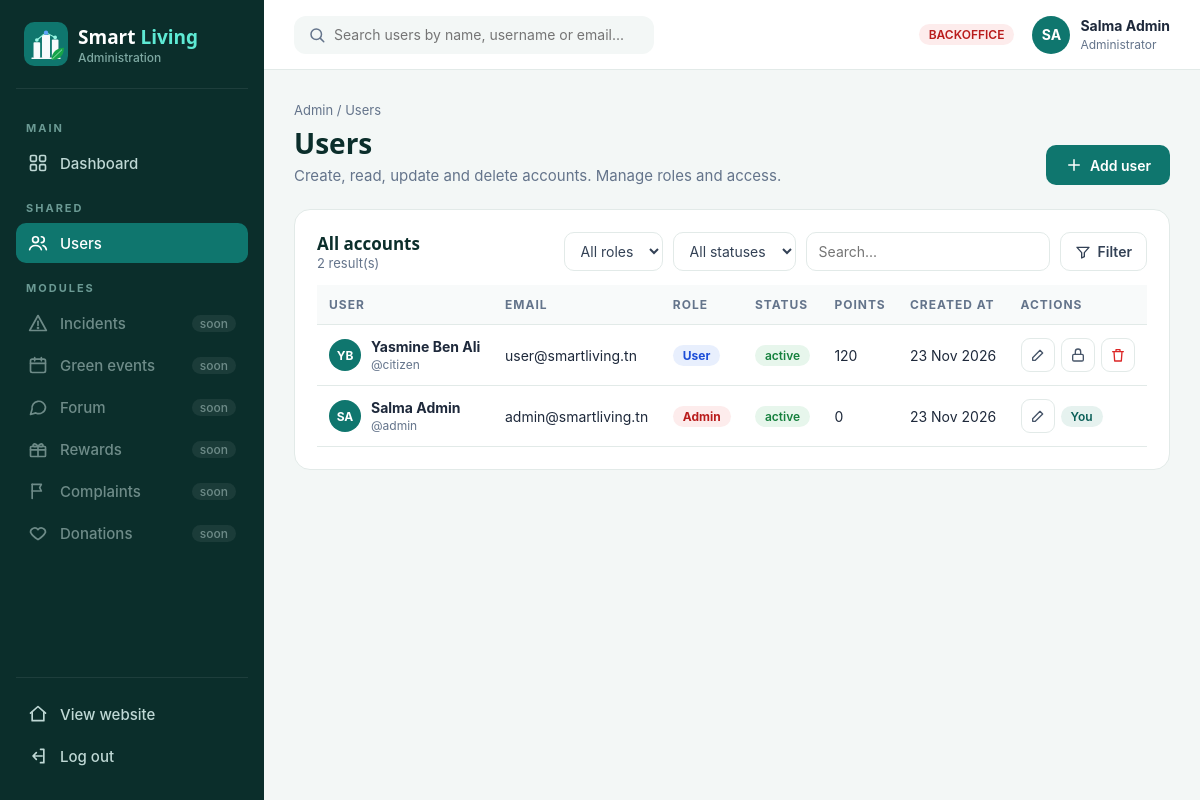
The page /index.php?action=admin_users (signed in) on the database its author committed.
### tables this page shows
CREATE TABLE IF NOT EXISTS users (
  id INT AUTO_INCREMENT PRIMARY KEY,
  username VARCHAR(50) NOT NULL UNIQUE,
  first_name VARCHAR(50) NOT NULL,
  last_name VARCHAR(50) NOT NULL,
  email VARCHAR(150) NOT NULL UNIQUE,
  password VARCHAR(255) NOT NULL,
  role ENUM('user', 'admin') NOT NULL DEFAULT 'user',
  status ENUM('active', 'blocked') NOT NULL DEFAULT 'active',
  points INT NOT NULL DEFAULT 0,
  created_at TIMESTAMP DEFAULT CURRENT_TIMESTAMP
);

### config/database.php (called while the page is built)
<?php
class Database
{
    private static $pdo = null;
    public static function getConnexion()
    {
        if (!isset(self::$pdo)) {
            try {
                self::$pdo = new PDO(
                    'mysql:host=localhost;dbname=smartliving;charset=utf8mb4',
                    'root',
                    '',
                    [
                        PDO::ATTR_ERRMODE            => PDO::ERRMODE_EXCEPTION,
                        PDO::ATTR_DEFAULT_FETCH_MODE => PDO::FETCH_ASSOC,
                        PDO::ATTR_EMULATE_PREPARES   => false,
                    ]
                );
            } catch (Exception $e) {
                die('Erreur: ' . $e->getMessage());
            }
        }
        return self::$pdo;
    }
}

### controllers/UserController.php (called while the page is built, shortened)
<?php
require_once __DIR__ . '/../config/database.php';
require_once __DIR__ . '/../models/UserModel.php';
require_once __DIR__ . '/AuthController.php';
class UserController
{
    private PDO $db;
    public function __construct(AuthController $auth)
    {
        $this->db   = Database::getConnexion();
    }
    public function search(string $keyword = '', string $role = '', string $status = ''): array
    {
        $sql    = 'SELECT * FROM users WHERE 1 = 1';
        $params = [];
        $sql .= ' ORDER BY id DESC';
        $stmt = $this->db->prepare($sql);
        $stmt->execute($params);
        return array_map(fn(array $row) => UserModel::fromArray($row), $stmt->fetchAll());
    }
}

### models/UserModel.php (called while the page is built, shortened)
<?php
class UserModel
{
    private int $id = 0;
    private string $username = '';
    private string $firstName = '';
    private string $lastName = '';
    private string $email = '';
    private string $role = 'user';
    private string $status = 'active';
    private int $points = 0;
    private string $createdAt = '';
    public function getId(): int
    {
        return $this->id;
    }
    public function getUsername(): string
    {
        return $this->username;
    }
    public function getFullName(): string
    {
        return trim($this->firstName . ' ' . $this->lastName);
    }
    public function getInitials(): string
    {
        $f = $this->firstName !== '' ? $this->firstName : $this->username;
        $l = $this->lastName;
        return strtoupper(mb_substr($f, 0, 1) . mb_substr($l, 0, 1));
    }
    public function getEmail(): string
    {
        return $this->email;
    }
    public function getRole(): string
    {
        return $this->role;
    }
    public function getStatus(): string
    {
        return $this->status;
    }
    public function getPoints(): int
    {
        return $this->points;
    }
    public function getCreatedAt(): string
    {
        return $this->createdAt;
    }
    public function setId(int $id): void
    {
        $this->id = $id;
    }
    public function setUsername(string $username): void
    {
        $this->username = $username;
    }
    public function setFirstName(string $firstName): void
    {
        $this->firstName = $firstName;
    }
    public function setLastName(string $lastName): void
    {
        $this->lastName = $lastName;
    }
    public function setEmail(string $email): void
    {
        $this->email = $email;
    }
    public function setRole(string $role): void
    {
        $this->role = $role;
    }
    public function setStatus(string $status): void
    {
        $this->status = $status;
    }
    public function setPoints(int $points): void
    {
        $this->points = $points;
    }
    public function setCreatedAt(string $createdAt): void
    {
        $this->createdAt = $createdAt;
    }
    public static function fromArray(array $row): self
    {
        $user = new self();
        $user->setId((int) ($row['id'] ?? 0));
        $user->setUsername((string) ($row['username'] ?? ''));
        $user->setFirstName((string) ($row['first_name'] ?? ''));
        $user->setLastName((string) ($row['last_name'] ?? ''));
        $user->setEmail((string) ($row['email'] ?? ''));
        $user->setPassword((string) ($row['password'] ?? ''));
        $user->setRole((string) ($row['role'] ?? 'user'));
        $user->setStatus((string) ($row['status'] ?? 'active'));
        $user->setPoints((int) ($row['points'] ?? 0));
        $user->setCreatedAt((string) ($row['created_at'] ?? ''));
        return $user;
    }
}

### controllers/AuthController.php (called while the page is built, shortened)
<?php
require_once __DIR__ . '/../config/database.php';
require_once __DIR__ . '/../models/UserModel.php';
class AuthController
{
    private PDO $db;
    public function __construct()
    {
        $this->db = Database::getConnexion();
    }
    public function findById(int $id): ?UserModel
    {
        $stmt = $this->db->prepare('SELECT * FROM users WHERE id = :id LIMIT 1');
        $stmt->execute(['id' => $id]);
        $row = $stmt->fetch();
        return $row ? UserModel::fromArray($row) : null;
    }
}

### views/admin_users.php (the view, shortened to what this page needs)
<?php
require_once __DIR__ . '/partials/helpers.php';
$me = (int) ($_SESSION['user_id'] ?? 0);
?>
<div class="ph">
    <div><p class="crumb">Admin / Users</p><h1>Users</h1><p>Create, read, update and delete accounts. Manage roles and access.</p></div>
    <a href="index.php?action=admin_user_create" class="btn btn-primary"><?= icon('plus', 18) ?> Add user</a>
</div>
<div class="panel">
    <div class="hd">
        <div><h3>All accounts</h3><p class="sub" style="margin:0"><?= count($users) ?> result(s)</p></div>
        <form class="filters" method="GET" action="index.php">
            <select name="role">
                <option value="">All roles</option>
            </select>
            <select name="status">
                <option value="">All statuses</option>
            </select>
            <input name="q" value="<?= e($q) ?>" placeholder="Search..." maxlength="100">
            <button class="btn btn-light" type="submit"><?= icon('filter', 16) ?> Filter</button>
        </form>
    </div>
    <table>
        <thead>
            <tr><th>User</th><th>Email</th><th>Role</th><th>Status</th><th>Points</th><th>Created at</th><th>Actions</th></tr>
        </thead>
        <tbody>
        <?php foreach ($users as $u):  ?>
            <tr>
                <td><div class="who"><div class="av"><?= e($u->getInitials()) ?></div><div><b><?= e($u->getFullName()) ?></b><br><small class="muted">@<?= e($u->getUsername()) ?></small></div></div></td>
                <td><?= e($u->getEmail()) ?></td>
                <td><span class="badge <?= $u->getRole() === 'admin' ? 'badge-admin' : 'badge-user' ?>"><?= e($u->getRole()) ?></span></td>
                <td><span class="tag <?= $u->getStatus() === 'active' ? 't-green' : 't-red' ?>"><?= e($u->getStatus()) ?></span></td>
                <td><?= $u->getPoints() ?></td>
                <td><?= e(date('d M Y', strtotime($u->getCreatedAt()) ?: time())) ?></td>
                <td>
                    <div class="acts">
                        <a href="index.php?action=admin_user_edit&amp;id=<?= $u->getId() ?>" class="icon-btn e" title="Edit"><?= icon('edit', 16) ?></a>
                        <?php if ($u->getId() !== $me): ?>
                            <form method="POST" action="index.php?action=admin_user_toggle" class="inline"
                                  data-confirm="<?= $u->getStatus() === 'active' ? 'Block' : 'Unblock' ?> this account?">
                                <button type="submit" class="icon-btn" title="<?= $u->getStatus() === 'active' ? 'Block' : 'Unblock' ?>"><?= icon($u->getStatus() === 'active' ? 'lock' : 'unlock', 16) ?></button>
                            </form>
                            <form method="POST" action="index.php?action=admin_user_delete" class="inline"
                                  data-confirm="Delete this user permanently?">
                                <button type="submit" class="icon-btn d" title="Delete"><?= icon('trash', 16) ?></button>
                            </form>
                        <?php else: ?>
                            <span class="tag t-teal">You</span>
                        <?php endif; ?>
                    </div>
                </td>
            </tr>
        <?php endforeach; ?>
        </tbody>
    </table>
</div>
<?php
$content = ob_get_clean();
$activePage = 'users';
require __DIR__ . '/layout_admin.php';

### views/partials/helpers.php (shortened to what this page needs)
<?php
if (!function_exists('e')) {
    function e($value): string
    {
        return htmlspecialchars((string) $value, ENT_QUOTES, 'UTF-8');
    }
}
if (!function_exists('icon')) {
    function icon(string $name, int $size = 20): string
    {
        $p = $paths[$name] ?? '';
        return '<svg width="' . $size . '" height="' . $size . '" viewBox="0 0 24 24" fill="none" stroke="currentColor" stroke-width="2" stroke-linecap="round" stroke-linejoin="round" aria-hidden="true">' . $p . '</svg>';
    }
}

### views/layout_admin.php (shortened to what this page needs)
<?php
require_once __DIR__ . '/partials/helpers.php';
$activePage = $activePage ?? '';
$modules = [
    ['alert', 'Incidents'], ['calendar', 'Green events'], ['chat', 'Forum'],
    ['gift', 'Rewards'], ['flag', 'Complaints'], ['heart', 'Donations'],
];
?>
<!DOCTYPE html>
<html lang="en">
<head>
    <link rel="stylesheet" href="views/assets/css/admin.css">
</head>
<body>
<aside class="side">
    <a href="index.php?action=admin" class="brand"><img src="views/assets/img/logo.svg" width="44" height="44" alt=""><div>Smart <span>Living</span><small>Administration</small></div></a>
    <p class="label">MAIN</p>
    <a href="index.php?action=admin" class="item <?= $activePage === 'dashboard' ? 'on' : '' ?>"><?= icon('grid') ?> Dashboard</a>
    <p class="label">SHARED</p>
    <a href="index.php?action=admin_users" class="item <?= $activePage === 'users' ? 'on' : '' ?>"><?= icon('users') ?> Users</a>
    <p class="label">MODULES</p>
    <?php foreach ($modules as [$ic, $label]): ?>
        <span class="item disabled" title="Module in progress"><?= icon($ic) ?> <?= e($label) ?><span class="count">soon</span></span>
    <?php endforeach; ?>
    <div class="foot">
        <a href="index.php?action=dashboard" class="item"><?= icon('home') ?> View website</a>
        <a href="index.php?action=logout" class="item"><?= icon('logout') ?> Log out</a>
    </div>
</aside>
<main>
    <div class="top">
        <form class="search" method="GET" action="index.php">
            <?= icon('search', 18) ?>
            <input name="q" placeholder="Search users by name, username or email..." maxlength="100">
        </form>
        <div class="right">
            <span class="tag t-red">BACKOFFICE</span>
            <div class="me">
                <div class="av"><?= e(isset($user) && $user ? $user->getInitials() : 'AD') ?></div>
                <div><b><?= e(isset($user) && $user ? $user->getFullName() : ($_SESSION['username'] ?? '')) ?></b><small>Administrator</small></div>
            </div>
        </div>
    </div>
    <div class="content">
        <?= $content ?>
    </div>
</main>
</body>
</html>

### rows shown on the page
users: first_name+last_name "SA", first_name+last_name "Salma Admin", $u->getInitials() "SA", $u->getFullName() "Salma Admin", username "admin", email "admin@smartliving.tn", role "Admin", status "active", points "0", $size 16 (drawn), shows "You"
users: $u->getInitials() "YB", $u->getFullName() "Yasmine Ben Ali", username "citizen", email "user@smartliving.tn", role "User", status "active", points "120", $size 16 (drawn)

### other values the page prints
$label "Incidents"
$label "Green events"
$label "Forum"
$label "Rewards"
$label "Complaints"
$label "Donations"
count($users) "2"
